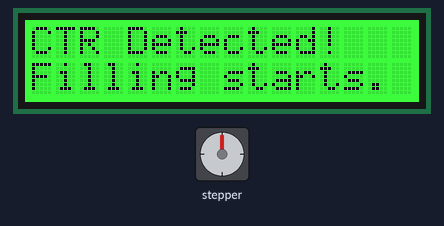
Bench run of a sketch on a simulated Arduino Uno, built with avr-gcc and run on an emulated ATmega328P. Parts: 16×2 character LCD, stepper motor. Stepper angles assume 4096 steps per turn; what the sketch prints to the serial monitor is not drawn.

Above: at 0.27 s.
At 3.0 s:
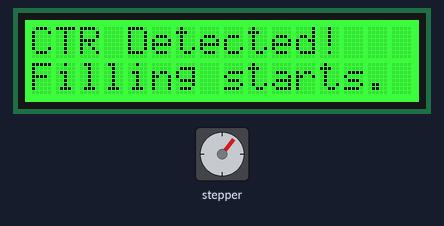
At 20.34 s:
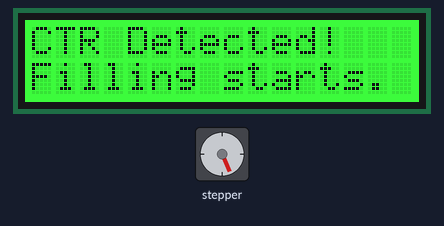
At 20.9 s:
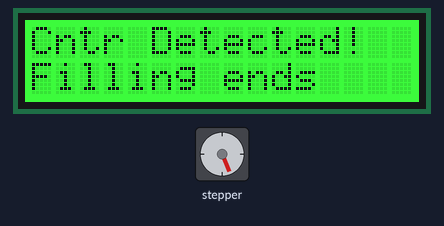
Timing chart, 0 to 22.4 s (numbered marks = the images above):
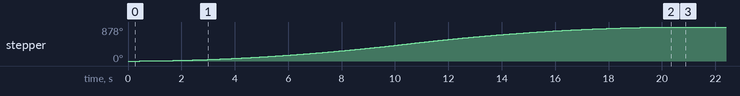

Measured:
- by itself, stepper: turns 878° clockwise in 20.0 s

The sketch:

precisionFluidDispenser.ino
```cpp
// (IMPORTANT) Wiring of Arduino Board with SEEED Studio Stepper Driver board:
// D3 (Arduino) -> IN1 (SEEED Stepper Driver)
// D4 (Arduino) -> IN3 (SEEED Stepper Driver)
// D5 (Arduino) -> IN2 (SEEED Stepper Driver)
// D6 (Arduino) -> IN4 (SEEED Stepper Driver)
//

#define PROXIMITY_SENSOR 0                         // NPN Output Inductive Proximity Sensor connects to Arduino Digital D0 Port

#define HALFSTEP 8
#include <AccelStepper.h>
#include "rgb_lcd.h"

rgb_lcd lcd;                                       // Instantiate LCD
AccelStepper stepper(HALFSTEP, 3, 4, 5, 6, true);  // Instantiate Stepper Motor

bool container_present = false;

void setup()
{
   Wire.begin();                                   // Initialiaze I2C bus
   Serial.begin(115200);                           // Initialize Serial Port for debugging
   pinMode(PROXIMITY_SENSOR, INPUT_PULLUP);        // Set PROXIMITY_SENSOR (D0) as digital input
   lcd.begin(16, 2);                               // Initialize LCD
   lcd.setRGB(0, 255, 0);                          // Green LCD Back Light
   stepper.setMaxSpeed(1000.0);                    // Set max speed (RPM)
   stepper.setAcceleration(100.0);                 // Set acceleration
   stepper.setSpeed(200);                          // Set Initial speed
   stepper.setCurrentPosition(0);                  // Reset motor position
   stepper.moveTo(20000);                          // Set end stepping value (Run to 20000 steps and stop!)
}

void loop()
{
   container_present = digitalRead(PROXIMITY_SENSOR); // Inductive proximity sensor detecting presence of a metal container
   if(container_present == HIGH)                      // Sensor indicates container is present
   {
      Serial.println("Container detected!");          // Debug message and LCD UI messages
      Serial.println("Filling starts.");              //
      lcd.clear();                                    //
      lcd.setCursor(0, 0);                            //
      lcd.write("CTR Detected!");                     //
      lcd.setCursor(0, 1);                            //
      lcd.write("Filling starts.");                   //

      stepper.setCurrentPosition(0);                  // Reset motor position
      stepper.moveTo(10000);                          // Set stepper for 10000 steps and stop.

      while(stepper.distanceToGo() > 0)               // Check stepper motor steps.
      {                                               //
         stepper.run();                               // Running stepper motor for 10000 steps to dispense a fixed amount of liquid
      }                                               //

      lcd.clear();                                    //
      lcd.setCursor(0, 0);                            //
      lcd.write("Cntr Detected!");                    //
      lcd.setCursor(0, 1);                            //
      lcd.write("Filling ends");                      //
      Serial.println("Filling ends.");                //
      while(digitalRead(PROXIMITY_SENSOR) == HIGH);   // At the end of the filling, sensor wait got container to be removed.
   }
   else                                               // Sensor indicates container is absent
   {
//    Serial.println("Container Absent.");
      lcd.clear();                                    //
      lcd.setCursor(0, 0);                            //
      lcd.write("Cntr Absent.");                      //
   }
   delay(500);                                        // Delayed for 0.5 seconds and the process restarts.
}
```
